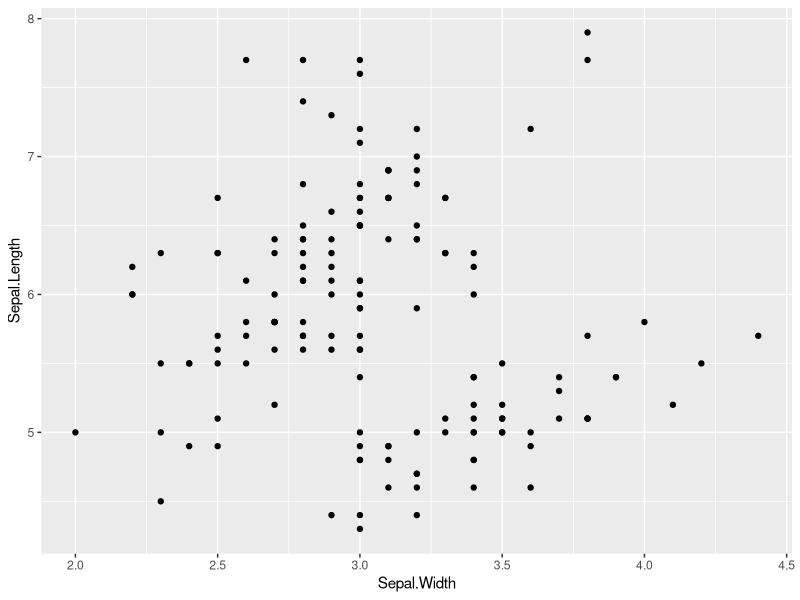
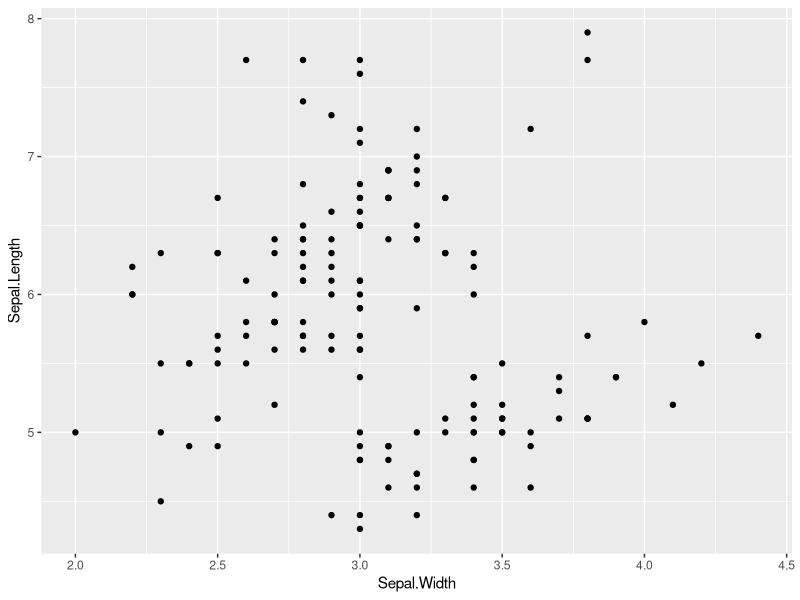
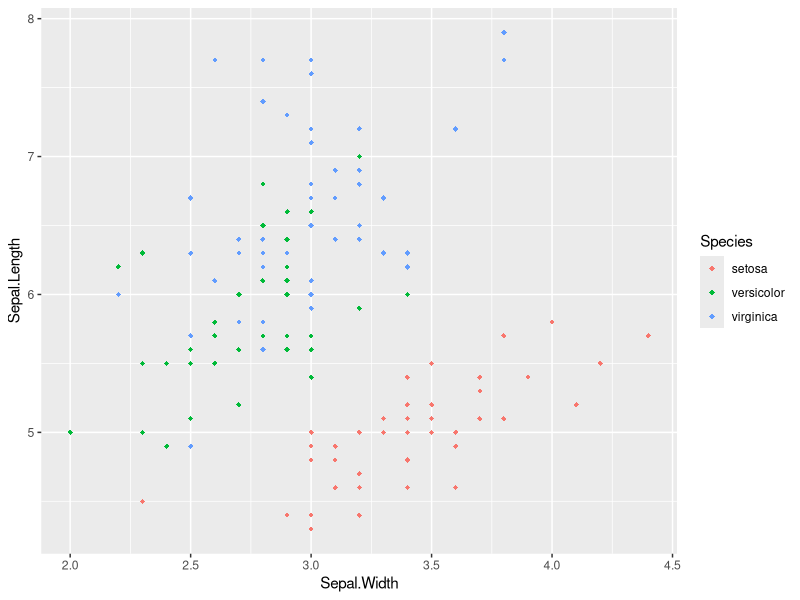
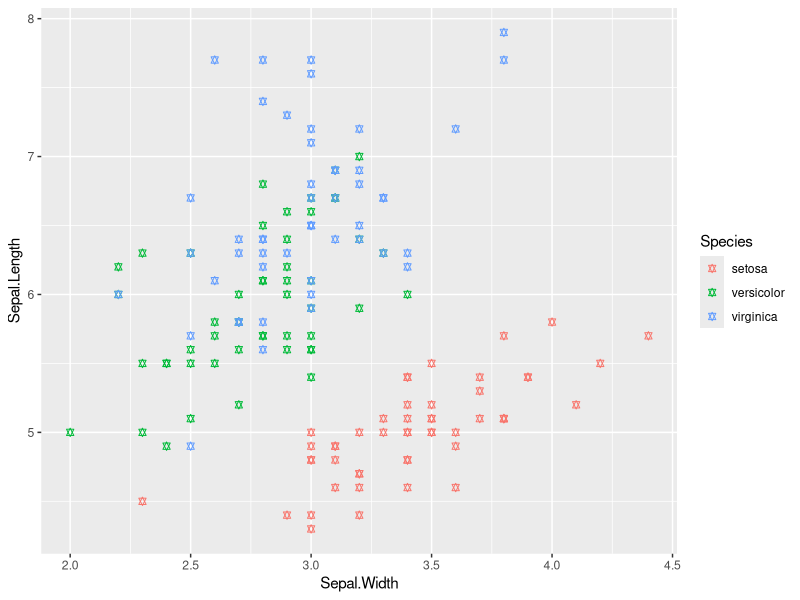
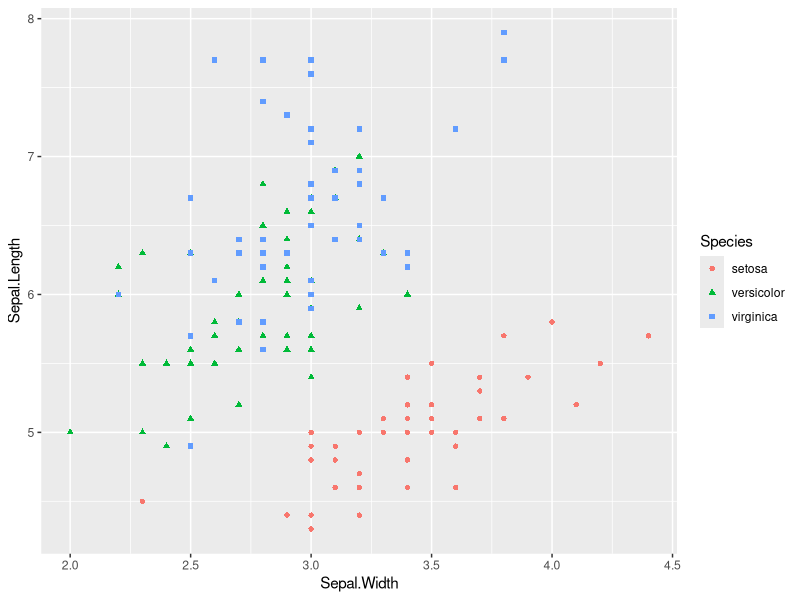
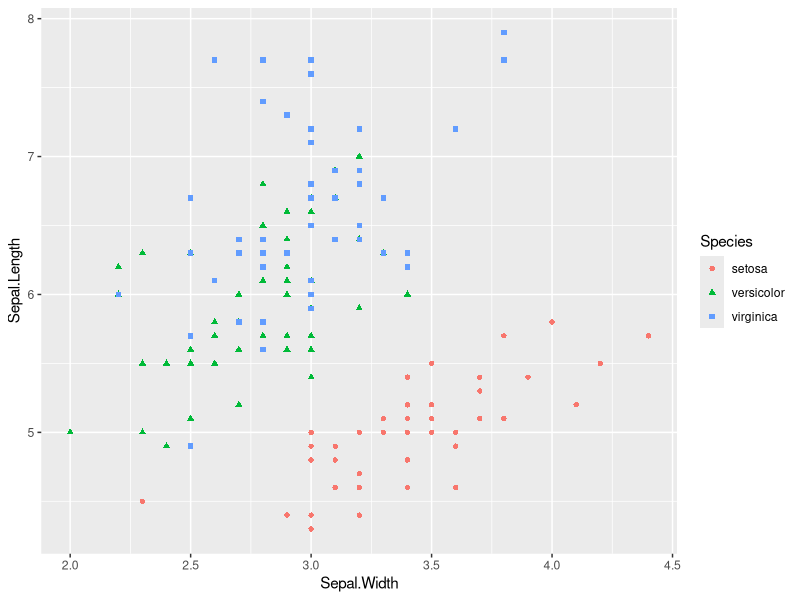
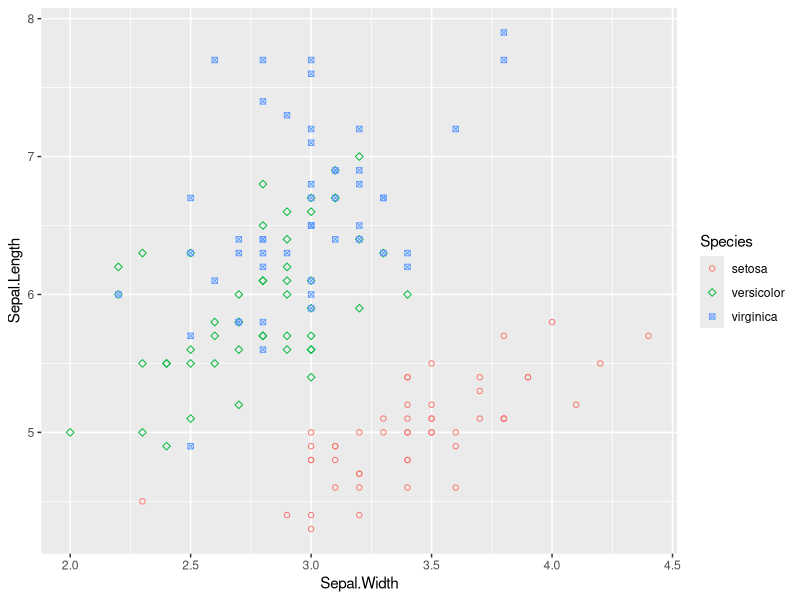
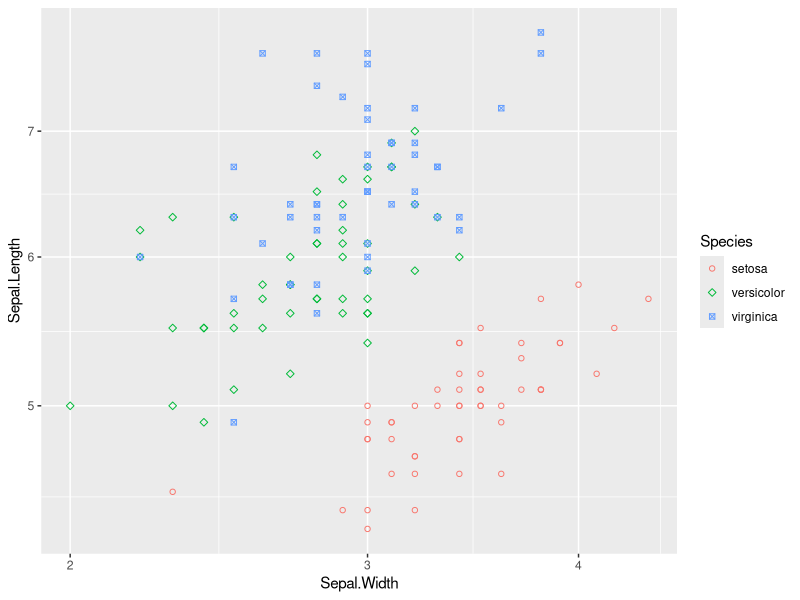

Recreate these plots in R, in order.
#Day4Examples: ggplot2
#DTS 350
#Open an .R script and follow along with the examples. Make sure you add comments in your file so that when you return to the file you know what your code is doing.

#For all of the work we do today, you will need the tidyverse package.

library(tidyverse)
#You might want to refer to the ggplot2 cheatsheet.

#We will use the iris data in R. To see the descriptions of this data, run ?iris.



#Example 1.

#Below is the code we use to create a plot to investigate relationship between Sepal.Width and Sepal.Length

ggplot(data = iris, mapping = aes(x=Sepal.Width, y = Sepal.Length)) +
  geom_point()


#Exercise 1:
#  [] Try putting the mapping argument and its inputs in the geom_point() function instead. Did it change the plot? NO
#What are the advantages (or disadvantages) of putting the mapping argument in the ggplot() instead of geom_point()?
#  Advantage -- it creates a 'template aes mapping' for all geoms that are then layered onto the coord system.  
# It's efficient, as long as all goems have the same 'look'.
#   Disadvantage -- Pg3.3  You might want multiple layers (geoms like lines, 
# and points graphed on the coord system.  Each geom would need to have it's own aes.  
# Having mapping in each geom layer gives you that flexibility.   

ggplot(data = iris) +
  geom_point(mapping = aes(x=Sepal.Width, y = Sepal.Length))

  
#  Example 2.

#We want to encode the Species data with color, and make all the points diamond shape

ggplot(data = iris, mapping = aes(x = Sepal.Width, 
                                  y = Sepal.Length, 
                                  color = Species)) +
  geom_point(shape = 18)


#Exercise 2:
  
#  [] Choose any shape from the cheatsheet or figure 3.1 (pg3.9) of our textbook and change the points to that shape.
ggplot(data = iris, mapping = aes(x = Sepal.Width, 
                                  y = Sepal.Length, 
                                  color = Species)) +
  geom_point(shape = 11)



#Exercise 3:
  
#  Instead of having all of the points the same shape, we want the shape determined by the Species.

#[] Encode the Species of the data into the shape of the point.
ggplot(data = iris, mapping = aes(x = Sepal.Width, 
                                  y = Sepal.Length, 
                                  color = Species,
                                  shape = Species)) +
  geom_point()

#or

ggplot(data = iris) +
  geom_point(mapping = aes(x = Sepal.Width, 
                           y = Sepal.Length, 
                           color = Species,
                           shape = Species))

#[] What is the impact of putting something within the aes(), vs. outside the aes?
# Pg 3.8  You can lock-in the aestheic properties for all points, assuming color isn't a data-distinguisher, 
# but that you just want all points on the chart to be something other than standard black.
# for example (pg3.8) geom_point(mapping = aes(x = displ, y = hwy), color = "blue")  all points will be blue.

  
###  Adjusting the scale of various asthetics   
#?scale_manual

#Example 4:
  
#  We want to define the shape of the point for each species. To do that, 
# add the line 
### scale_shape_manual(values = c(1, 5, 7))   ???How to do this???
#to your code from Example 3.

ggplot(data = iris) +
  geom_point(mapping = aes(x = Sepal.Width, 
                           y = Sepal.Length, 
                           color = Species,
                           shape = Species)) +
  scale_shape_manual(values = c(1, 5, 7))  #this doesn't change the scale, it defines the shapes for the 3 variables.
#numbers in the C(list) are the assigned numbers from the shape list on pg3.9 (fig3.1)


#Example 5:
  
#  Notice that you can play with the scale of each aesthetic in a similar way.
#?scale_manual

#Exercise 5:
  
#  [] Try changing the x and y axis to a log scale by adding 
### scale_x_log10() + scale_y_log10   pg
#to the end of your code from Example 4.
ggplot(data = iris) +
  geom_point(mapping = aes(x = Sepal.Width, 
                           y = Sepal.Length, 
                           color = Species,
                           shape = Species)) +
  scale_shape_manual(values = c(1, 5, 7)) +
  scale_x_log10() + scale_y_log10()

#Exercise 6:
  
#  Manually change the colors.

#[] Make setosa purple, versicolor orange and virginica blue by adding the line 
### scale_color_manual(values = c("purple", "darkorange", "blue")) 
# to your code from Example 5.

ggplot(data = iris) +
  geom_point(mapping = aes(x = Sepal.Width, 
                           y = Sepal.Length, 
                           color = Species,
                           shape = Species)) +
  scale_shape_manual(values = c(1, 5, 7)) +
  scale_x_log10() + scale_y_log10() +
  scale_color_manual(values = c("purple", "darkorange", "blue"))  #colors in the c(list) become associated with 3 variables

#Example 7:
  
#  You can get carried away with color. Use the work many others have done for attractive, 
#useful combinations. Use brewer color scale. Pg28.26 For continuous variables, you can customize 
#the coloring with 
### scale_color_gradient().  pg28.28
# Also, notice that we are assigning this plot to the variable p so we can use it later.

p <- ggplot(data = iris, mapping = aes(x=Sepal.Width, 
                                       y = Sepal.Length, 
                                       color = Species,
                                       shape = Species),
            size = 5) +
  geom_point() +
  scale_color_brewer(palette = "Set1") 
#See the book for all the color palettes.


####
###Properly labeling the chart
#Example 8:
  
#  Use labs() to alter axis labels, title, captions, legends, etc.  pg28.2

ggplot(data = iris, mapping = aes(x = Sepal.Width, 
                                  y = Sepal.Length, 
                                  color = Species,
                                  shape = Species)) +
  geom_point() +
  scale_shape_manual(values =  c(1, 5, 7)) +
  scale_x_log10() +
  scale_y_log10() +
  scale_color_manual(values = c("purple", "darkorange", "blue")) + 
  labs(x = "Sepal Width (cm)",
       y = "Sepal Length (cm)",
       title = "This is where the title goes",
       subtitle = "        Subtitle goes here",  #with a little manual indentation
       caption = "Caption goes here")


#Exercise 8:
  
#[] Change the legend title of the Shape legend to read “Species of Iris” instead of just “Species”.  pg28.5
# You can do this by adding in the labs() function the argument 
### shape = "Species of Iris"


ggplot(data = iris, mapping = aes(x = Sepal.Width, 
                                  y = Sepal.Length, 
                                  color = Species,
                                  shape = Species)) +
  geom_point() +
  scale_shape_manual(values =  c(1, 5, 7)) +
  scale_x_log10() +
  scale_y_log10() +
  scale_color_manual(values = c("purple", "darkorange", "blue")) + 
  labs(x = "Sepal Width (cm)",
       y = "Sepal Length (cm)",
       title = "This is where the title goes",
       subtitle = "        Subtitle goes here",  #with a little manual indentation
       caption = "Caption goes here",
       shape = "Species of Iris")
  #there are two legends on right side: Species, and Species of Iris

#[] What happens if you also change the title of the color legend to “Species of Iris”?
#  It combines the two legends on right side into one: Species of Iris , with icons showing both shape and color.

ggplot(data = iris, mapping = aes(x = Sepal.Width, 
                                  y = Sepal.Length, 
                                  color = Species,
                                  shape = Species)) +
  geom_point() +
  scale_shape_manual(values =  c(1, 5, 7)) +
  scale_x_log10() +
  scale_y_log10() +
  scale_color_manual(values = c("purple", "darkorange", "blue")) + 
  labs(x = "Sepal Width (cm)",
       y = "Sepal Length (cm)",
       title = "This is where the title goes",
       subtitle = "        Subtitle goes here",  #with a little manual indentation
       caption = "Caption goes here",
       shape = "Species of Iris",
       color = "Species of Iris")
  
  
###  Themes
#We can use theme() to alter non-data related aspects of the chart.   pg28.35

#Example 9:
  
#  Use theme(plot.title) to center the title.

ggplot(data = iris, mapping = aes(x=Sepal.Width, 
                                  y = Sepal.Length, 
                                  color = Species,
                                  shape = Species)) +
  geom_point() +
  scale_shape_manual(values =  c(1, 5, 7)) +
  scale_x_log10() +
  scale_y_log10() +
  scale_color_manual(values = c(setosa = "purple", versicolor = "darkorange", virginica = "blue")) +
  labs(x= "Sepal Width (cm)",
       y = "Sepal Length (cm)",
       title = "This is where I would put a title") +
  theme(plot.title = element_text(hjust = .5))    #this centers the title horizontally


#There are some preprogrammed themes pg 28.37 which alter many formatting aspects of the chart at once instead of 
#having to alter each one. The theme attribute goes at the bottom of your plot layers.

#Example 10:
  
#  Use theme_bw() to change the formatting of the graph.

ggplot(data = iris, mapping = aes(x = Sepal.Width, 
                                  y = Sepal.Length, color = Species, shape = Species)) +
  geom_point() +
  scale_shape_manual(values =  c(1, 5, 7)) +
  scale_x_log10() +
  scale_y_log10() +
  scale_color_manual(values = c("purple", "orange", "blue")) +
  labs(x = "Sepal Width (cm)",
       y = "Sepal Length (cm)",
       title = "This is where I would put a title",
       shape = "Species of Iris",
       color = "Species of Iris") +
  theme_bw()           #white field, gray grid, black axis and box.


#Exercise 10:
  
#  [] Try playing with the chart by typing theme_ and then instead of selecting theme_bw(), 
# select from another of the autofill options such as classic, dark, minimal, pg 28.37 etc..

ggplot(data = iris, mapping = aes(x = Sepal.Width, 
                                  y = Sepal.Length, color = Species, shape = Species)) +
  geom_point() +
  scale_shape_manual(values =  c(1, 5, 7)) +
  scale_x_log10() +
  scale_y_log10() +
  scale_color_manual(values = c("purple", "orange", "blue")) +
  labs(x = "Sepal Width (cm)",
       y = "Sepal Length (cm)",
       title = "This is where I would put a title",
       shape = "Species of Iris",
       color = "Species of Iris") +
  theme_classic()           #white field, no grid, black axis, no box.

##

ggplot(data = iris, mapping = aes(x = Sepal.Width, 
                                  y = Sepal.Length, color = Species, shape = Species)) +
  geom_point() +
  scale_shape_manual(values =  c(1, 5, 7)) +
  scale_x_log10() +
  scale_y_log10() +
  scale_color_manual(values = c("purple", "orange", "blue")) +
  labs(x = "Sepal Width (cm)",
       y = "Sepal Length (cm)",
       title = "This is where I would put a title",
       shape = "Species of Iris",
       color = "Species of Iris") +
  theme_gray()           #gray field, white grid, no axis, no box.

###

ggplot(data = iris, mapping = aes(x = Sepal.Width, 
                                  y = Sepal.Length, color = Species, shape = Species)) +
  geom_point() +
  scale_shape_manual(values =  c(1, 5, 7)) +
  scale_x_log10() +
  scale_y_log10() +
  scale_color_manual(values = c("purple", "orange", "blue")) +
  labs(x = "Sepal Width (cm)",
       y = "Sepal Length (cm)",
       title = "This is where I would put a title",
       shape = "Species of Iris",
       color = "Species of Iris") +
  theme_linedraw()           #white field, black grid, black axis, black box.

###

ggplot(data = iris, mapping = aes(x = Sepal.Width, 
                                  y = Sepal.Length, color = Species, shape = Species)) +
  geom_point() +
  scale_shape_manual(values =  c(1, 5, 7)) +
  scale_x_log10() +
  scale_y_log10() +
  scale_color_manual(values = c("purple", "orange", "blue")) +
  labs(x = "Sepal Width (cm)",
       y = "Sepal Length (cm)",
       title = "This is where I would put a title",
       shape = "Species of Iris",
       color = "Species of Iris") +
  theme_light()           #white field, light gray grid, dark gray axis, dark gray box.


###
###Faceting  pg3.11
#Example 11:
  
# Create a separate panel (or facet) for each species, instead of plotting them all on the same plot. 
#This layer is usually after theme.

p <- ggplot(data = iris, mapping = aes(x = Sepal.Width, 
                                       y = Sepal.Length, 
                                       color = Species,
                                       shape = Species)) +
  geom_point() +
  scale_shape_manual(values =  c(1, 5, 7)) +
  scale_x_log10() +
  scale_y_log10() +
  scale_color_manual(values = c("purple", "orange", "blue")) +
  labs(x = "Sepal Length (cm)",
       y = "Sepal Width (cm)",
       title = "This is where I would put a title",
       color = "Species of Iris",
       shape = "Species of Iris") + 
  theme(plot.title = element_text(hjust = .5)) +
  theme_bw() +
  facet_wrap(vars(Species)) 

p
#Note: vars() means we supply faceting with variables.

#Exercise 11:
  
#  [] Fill in the blanks in the code below to add a horizontal line to each plot 
#that represents the mean Sepal length.

#First, do you have the right packages loaded to computed averages? Then calculate the averages:
library(dplyr)

# pipe on page 5.13,  group_by and summarise on pg 5.11
averages <- iris %>%    #pg 5.13
  group_by(Species) %>% 
  summarise(avglength = mean(Sepal.Length))
averages


#Add that value to the graph of p.  
# Note: !!! " p + " on the next line IS THE GRAPH CALLED P.
?geom_hline

p + geom_hline(data = averages, mapping = aes( yintercept = avglength))

#[] How could you change the color of all 3 horizontal lines to be red instead of black?
p + geom_hline(data = averages, mapping = aes( yintercept = avglength), color = "red")   #pg3.8


##Find the row number of the car with the best hwy miles per gallon in each class
library(tidyverse) #to get %>%
best_in_class <- mpg %>%
  group_by(class) %>%
  filter(row_number(desc(hwy)) == 1)
best_in_class
